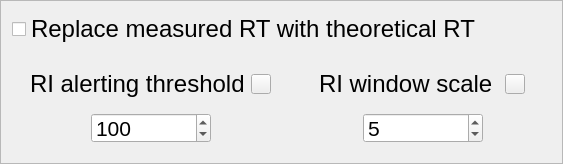
            <widget class="QFrame" name="frame_13">
             <property name="styleSheet">
              <string notr="true"/>
             </property>
             <property name="frameShape">
              <enum>QFrame::StyledPanel</enum>
             </property>
             <property name="frameShadow">
              <enum>QFrame::Raised</enum>
             </property>
             <layout class="QGridLayout" name="gridLayout_13">
              <item row="0" column="0" colspan="2">
               <widget class="QCheckBox" name="checkBox">
                <property name="sizePolicy">
                 <sizepolicy hsizetype="Fixed" vsizetype="Fixed">
                  <horstretch>0</horstretch>
                  <verstretch>0</verstretch>
                 </sizepolicy>
                </property>
                <property name="minimumSize">
                 <size>
                  <width>0</width>
                  <height>0</height>
                 </size>
                </property>
                <property name="maximumSize">
                 <size>
                  <width>16777215</width>
                  <height>16777215</height>
                 </size>
                </property>
                <property name="font">
                 <font>
                  <pointsize>18</pointsize>
                  <weight>50</weight>
                  <italic>false</italic>
                  <bold>false</bold>
                 </font>
                </property>
                <property name="layoutDirection">
                 <enum>Qt::LeftToRight</enum>
                </property>
                <property name="styleSheet">
                 <string notr="true">font: 18pt;</string>
                </property>
                <property name="text">
                 <string>Replace measured RT with theoretical RT</string>
                </property>
               </widget>
              </item>
              <item row="1" column="0">
               <widget class="QFrame" name="frame_15">
                <property name="sizePolicy">
                 <sizepolicy hsizetype="Expanding" vsizetype="Expanding">
                  <horstretch>0</horstretch>
                  <verstretch>0</verstretch>
                 </sizepolicy>
                </property>
                <property name="minimumSize">
                 <size>
                  <width>0</width>
                  <height>0</height>
                 </size>
                </property>
                <property name="maximumSize">
                 <size>
                  <width>16777215</width>
                  <height>16777215</height>
                 </size>
                </property>
                <layout class="QGridLayout" name="gridLayout_11">
                 <item row="1" column="0">
                  <spacer name="horizontalSpacer_13">
                   <property name="orientation">
                    <enum>Qt::Horizontal</enum>
                   </property>
                   <property name="sizeHint" stdset="0">
                    <size>
                     <width>23</width>
                     <height>20</height>
                    </size>
                   </property>
                  </spacer>
                 </item>
                 <item row="1" column="1">
                  <widget class="QSpinBox" name="spinBox_5">
                   <property name="minimumSize">
                    <size>
                     <width>120</width>
                     <height>30</height>
                    </size>
                   </property>
                   <property name="maximumSize">
                    <size>
                     <width>120</width>
                     <height>30</height>
                    </size>
                   </property>
                   <property name="font">
                    <font>
                     <pointsize>16</pointsize>
                     <weight>50</weight>
                     <italic>false</italic>
                     <bold>false</bold>
                    </font>
                   </property>
                   <property name="styleSheet">
                    <string notr="true">font: 16pt;</string>
                   </property>
                   <property name="maximum">
                    <number>9999</number>
                   </property>
                   <property name="value">
                    <number>100</number>
                   </property>
                  </widget>
                 </item>
                 <item row="1" column="2">
                  <spacer name="horizontalSpacer_14">
                   <property name="orientation">
                    <enum>Qt::Horizontal</enum>
                   </property>
                   <property name="sizeHint" stdset="0">
                    <size>
                     <width>23</width>
                     <height>20</height>
                    </size>
                   </property>
                  </spacer>
                 </item>
                 <item row="0" column="0" colspan="3">
                  <widget class="QWidget" name="widget_10" native="true">
                   <layout class="QHBoxLayout" name="horizontalLayout_12">
                    <item>
                     <widget class="QLabel" name="label_3">
                      <property name="sizePolicy">
                       <sizepolicy hsizetype="Maximum" vsizetype="Preferred">
                        <horstretch>0</horstretch>
                        <verstretch>0</verstretch>
                       </sizepolicy>
                      </property>
                      <property name="minimumSize">
                       <size>
                        <width>0</width>
                        <height>0</height>
                       </size>
                      </property>
                      <property name="maximumSize">
                       <size>
                        <width>16777215</width>
                        <height>16777215</height>
                       </size>
                      </property>
                      <property name="font">
                       <font>
                        <pointsize>18</pointsize>
                        <weight>50</weight>
                        <italic>false</italic>
                        <bold>false</bold>
                       </font>
                      </property>
                      <property name="styleSheet">
                       <string notr="true">font: 18pt;</string>
                      </property>
                      <property name="text">
                       <string>RI alerting threshold</string>
                      </property>
                      <property name="wordWrap">
                       <bool>true</bool>
                      </property>
                     </widget>
                    </item>
                    <item>
                     <widget class="QPushButton" name="pushButton_11">
                      <property name="minimumSize">
                       <size>
                        <width>20</width>
                        <height>20</height>
                       </size>
                      </property>
                      <property name="maximumSize">
                       <size>
                        <width>20</width>
                        <height>20</height>
                       </size>
                      </property>
                      <property name="text">
                       <string/>
                      </property>
                      <property name="icon">
                       <iconset>
                        <normaloff>R-C.png</normaloff>R-C.png</iconset>
                      </property>
                      <property name="iconSize">
                       <size>
                        <width>20</width>
                        <height>20</height>
                       </size>
                      </property>
                     </widget>
                    </item>
                   </layout>
                  </widget>
                 </item>
                </layout>
               </widget>
              </item>
              <item row="1" column="1">
               <widget class="QFrame" name="frame_16">
                <property name="sizePolicy">
                 <sizepolicy hsizetype="Expanding" vsizetype="Expanding">
                  <horstretch>0</horstretch>
                  <verstretch>0</verstretch>
                 </sizepolicy>
                </property>
                <property name="minimumSize">
                 <size>
                  <width>0</width>
                  <height>0</height>
                 </size>
                </property>
                <property name="maximumSize">
                 <size>
                  <width>16777215</width>
                  <height>16777215</height>
                 </size>
                </property>
                <layout class="QGridLayout" name="gridLayout_12">
                 <item row="0" column="0" colspan="3">
                  <widget class="QWidget" name="widget_11" native="true">
                   <layout class="QHBoxLayout" name="horizontalLayout_13">
                    <item>
                     <widget class="QLabel" name="label_13">
                      <property name="sizePolicy">
                       <sizepolicy hsizetype="Maximum" vsizetype="Preferred">
                        <horstretch>0</horstretch>
                        <verstretch>0</verstretch>
                       </sizepolicy>
                      </property>
                      <property name="minimumSize">
                       <size>
                        <width>0</width>
                        <height>0</height>
                       </size>
                      </property>
                      <property name="maximumSize">
                       <size>
                        <width>16777215</width>
                        <height>16777215</height>
                       </size>
                      </property>
                      <property name="font">
                       <font>
                        <pointsize>18</pointsize>
                        <weight>50</weight>
                        <italic>false</italic>
                        <bold>false</bold>
                       </font>
                      </property>
                      <property name="styleSheet">
                       <string notr="true">font: 18pt;</string>
                      </property>
                      <property name="text">
                       <string>RI window scale</string>
                      </property>
                      <property name="wordWrap">
                       <bool>true</bool>
                      </property>
                     </widget>
                    </item>
                    <item>
                     <widget class="QPushButton" name="pushButton_12">
                      <property name="minimumSize">
                       <size>
                        <width>20</width>
                        <height>20</height>
                       </size>
                      </property>
                      <property name="maximumSize">
                       <size>
                        <width>20</width>
                        <height>20</height>
                       </size>
                      </property>
                      <property name="text">
                       <string/>
                      </property>
                      <property name="icon">
                       <iconset>
                        <normaloff>R-C.png</normaloff>R-C.png</iconset>
                      </property>
                      <property name="iconSize">
                       <size>
                        <width>20</width>
                        <height>20</height>
                       </size>
                      </property>
                     </widget>
                    </item>
                   </layout>
                  </widget>
                 </item>
                 <item row="1" column="0">
                  <spacer name="horizontalSpacer_15">
                   <property name="orientation">
                    <enum>Qt::Horizontal</enum>
                   </property>
                   <property name="sizeHint" stdset="0">
                    <size>
                     <width>53</width>
                     <height>20</height>
                    </size>
                   </property>
                  </spacer>
                 </item>
                 <item row="1" column="1">
                  <widget class="QSpinBox" name="spinBox_6">
                   <property name="minimumSize">
                    <size>
                     <width>120</width>
                     <height>30</height>
                    </size>
                   </property>
                   <property name="maximumSize">
                    <size>
                     <width>120</width>
                     <height>30</height>
                    </size>
                   </property>
                   <property name="font">
                    <font>
                     <pointsize>16</pointsize>
                     <weight>50</weight>
                     <italic>false</italic>
                     <bold>false</bold>
                    </font>
                   </property>
                   <property name="styleSheet">
                    <string notr="true">font: 16pt;</string>
                   </property>
                   <property name="maximum">
                    <number>9999</number>
                   </property>
                   <property name="value">
                    <number>5</number>
                   </property>
                  </widget>
                 </item>
                 <item row="1" column="2">
                  <spacer name="horizontalSpacer_16">
                   <property name="orientation">
                    <enum>Qt::Horizontal</enum>
                   </property>
                   <property name="sizeHint" stdset="0">
                    <size>
                     <width>53</width>
                     <height>20</height>
                    </size>
                   </property>
                  </spacer>
                 </item>
                </layout>
               </widget>
              </item>
             </layout>
            </widget>
